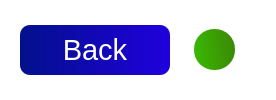
            <widget class="QFrame" name="frame_9">
             <property name="minimumSize">
              <size>
               <width>0</width>
               <height>60</height>
              </size>
             </property>
             <property name="styleSheet">
              <string notr="true">background-color: rgb(255, 255, 255);
border-radius:10px;</string>
             </property>
             <property name="frameShape">
              <enum>QFrame::StyledPanel</enum>
             </property>
             <property name="frameShadow">
              <enum>QFrame::Raised</enum>
             </property>
             <layout class="QHBoxLayout" name="horizontalLayout_9">
              <item alignment="Qt::AlignLeft">
               <widget class="QFrame" name="frame_17">
                <property name="frameShape">
                 <enum>QFrame::StyledPanel</enum>
                </property>
                <property name="frameShadow">
                 <enum>QFrame::Raised</enum>
                </property>
                <layout class="QVBoxLayout" name="verticalLayout_11">
                 <item>
                  <widget class="QPushButton" name="pushButton_2">
                   <property name="minimumSize">
                    <size>
                     <width>150</width>
                     <height>50</height>
                    </size>
                   </property>
                   <property name="maximumSize">
                    <size>
                     <width>150</width>
                     <height>50</height>
                    </size>
                   </property>
                   <property name="font">
                    <font>
                     <pointsize>22</pointsize>
                    </font>
                   </property>
                   <property name="styleSheet">
                    <string notr="true">background-color: qlineargradient(spread:pad, x1:0, y1:0, x2:1, y2:0, stop:0 rgba(3, 16, 140, 255), stop:1 rgba(32, 0, 221, 255));
color: rgb(255, 255, 255);</string>
                   </property>
                   <property name="text">
                    <string>Back</string>
                   </property>
                  </widget>
                 </item>
                </layout>
               </widget>
              </item>
              <item alignment="Qt::AlignRight">
               <widget class="QFrame" name="frame_18">
                <property name="minimumSize">
                 <size>
                  <width>80</width>
                  <height>0</height>
                 </size>
                </property>
                <property name="frameShape">
                 <enum>QFrame::StyledPanel</enum>
                </property>
                <property name="frameShadow">
                 <enum>QFrame::Raised</enum>
                </property>
                <layout class="QVBoxLayout" name="verticalLayout_12">
                 <item>
                  <widget class="QPushButton" name="pushButton_3">
                   <property name="maximumSize">
                    <size>
                     <width>41</width>
                     <height>41</height>
                    </size>
                   </property>
                   <property name="styleSheet">
                    <string notr="true">background-color: qlineargradient(spread:pad, x1:0, y1:0.5625, x2:1, y2:0.443, stop:0 rgba(57, 184, 3, 255), stop:1 rgba(59, 137, 5, 255));
border-radius:20px;</string>
                   </property>
                   <property name="text">
                    <string/>
                   </property>
                  </widget>
                 </item>
                </layout>
               </widget>
              </item>
             </layout>
            </widget>
